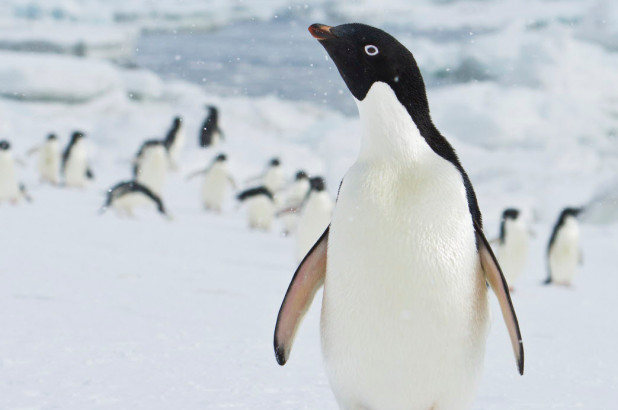
//> input picture assets/penguin.jpg, 618 x 410 px
$ ./03 ../assets/penguin.jpg   (built with g++ and OpenCV 4)
//> lines starting //> are read from the running program, lines starting //| are printed output that depends on the picture; after the words box and inside, x2 and y2 are one past the last pixel; in counts of white or black regions, pixels touching at a corner belong together
/*
3. Create a program that reads in and displays an image.
a. Allow the user to select a rectangular region in the image by drawing a rectangle
with the mouse button held down, and highlight the region when the
mouse button is released. Be careful to save an image copy in memory so that
your drawing into the image does not destroy the original values there. The
next mouse click should start the process all over again from the original
image.
b. In a separate window, use the drawing functions to draw a graph in blue,
green, and red that represents how many pixels of each value were found in
the selected box. This is the color histogram of that color region. The x-axis
should be eight bins that represent pixel values falling within the ranges 0–31,
32–63,..., 223–255. The y-axis should be counts of the number of pixels that
were found in that bin range. Do this for each color channel, BGR.
*/

#include <iostream>
#include <string>
#include <vector>
#include <opencv2/core.hpp>
#include <opencv2/highgui.hpp>
#include <opencv2/imgproc.hpp>

using namespace cv;
using std::cout; using std::endl; using std::string; using std::vector; using std::ostream;
using std::to_string;

class HistogramViewer
{
public:
    HistogramViewer(string);
    virtual ~HistogramViewer();

    void show();
    static void on_mouse_event(int event, int x, int y, int flags, void *userdata);

    typedef vector<vector<int>> histogram_bins;

private:
    Mat image;
    Mat display_image;

    Rect mouse_drag_region;
    string filename;
    string image_window_name = "Image";
    string graph_window_name = "Color Histogram";

    histogram_bins calculate_bins(const Mat&);
    void show_histogram();
    void draw_graph(const histogram_bins&);
    void add_graph_labels(Mat&, int);
    void on_mouse_pressed(int event, int x, int y, int flags, void *userdata);
    void on_mouse_released(int event, int x, int y, int flags, void *userdata);
    void debug_output(ostream&, const histogram_bins&);
};

HistogramViewer::HistogramViewer(string filename) :
 filename(filename)
{
    namedWindow(image_window_name);
    setMouseCallback(image_window_name, HistogramViewer::on_mouse_event, this);

    namedWindow(graph_window_name);
}

HistogramViewer::~HistogramViewer()
{
    destroyWindow(graph_window_name);
    destroyWindow(image_window_name);
}

void HistogramViewer::show()
{
    image = imread(filename);
//> image is the input picture: 410 rows x 618 cols, CV_8UC3; mean B, G, R 208.3, 203.5, 197.7
    display_image = image.clone();

    imshow(image_window_name, display_image);

    waitKey(0);
//> the left mouse button is pressed and released at (154, 102)
}

void HistogramViewer::show_histogram()
{
    Mat color_histogram_region (image, mouse_drag_region);
    rectangle(display_image, mouse_drag_region, Scalar(175, 25, 225));
    imshow(image_window_name, display_image);

    auto channel_data = calculate_bins(color_histogram_region);
//> channel_data = 3 items

    //debug_output(cout, bins);
    draw_graph(channel_data);
}

void HistogramViewer::draw_graph(const histogram_bins& channel_data)
{
    Mat graph = Mat::zeros(500, 500, CV_8UC(3));
    vector<Scalar> bar_colors = {
                                    Scalar(200, 0, 0),
                                    Scalar(0, 200, 0),
                                    Scalar(0, 0, 200)
                                };

    // find max value for y axis
    int max_count = 0;
    for (auto channel : channel_data)
    {
        for (auto pixel_count : channel)
        {
            if (pixel_count > max_count)
                max_count = pixel_count;
        }
    }
//> this loop made 3 passes
//> after the loop, max_count = 0

    // draw bars
    for (auto i = 0; i < 3; ++i)
    {
        const auto& current_channel = channel_data[i];
        const auto& current_bar_color = bar_colors[i];
        int offset_x = 0 + (5 * i);

        for (auto j = 0; j < 8; ++j)
        {
            const auto& bin_value = current_channel[j];
            double bar_scale = (double)bin_value / (double)max_count;
            auto bar_height = 300 * bar_scale;

            offset_x += 50;
            line(graph,
                Point(offset_x, 350 - bar_height),
                Point(offset_x, 350),
                current_bar_color,
                3);
        }
    }
//> this loop made 3 passes
//> offset_x on passes 1 to 3: 400, 405, 410
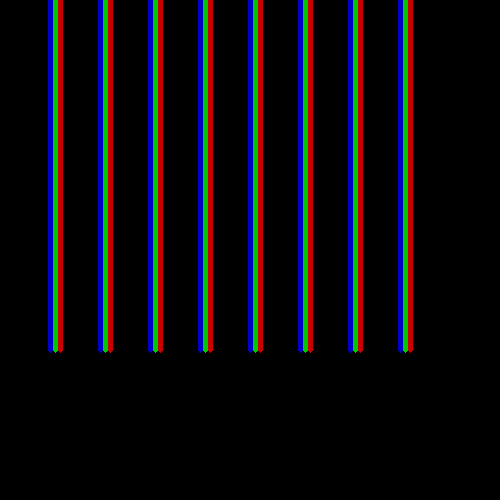
//> graph: 500 rows x 500 cols, CV_8UC3; mean B, G, R 11.3, 11.3, 11.3

    add_graph_labels(graph, max_count);

    imshow(graph_window_name, graph);
}

void HistogramViewer::add_graph_labels(Mat& graph, int max_count)
{
//> called with max_count = 0
    Scalar magenta(175, 25, 225);

    // x axis labels
    putText(
            graph,
            to_string(max_count),
            Point(0, 40),
            FONT_HERSHEY_PLAIN,
            0.9,
            magenta);
//> graph: 500 rows x 500 cols, CV_8UC3; 18 pixels changed, all inside (x1, y1, x2, y2) = (2, 31, 8, 40)

    putText(
            graph,
            to_string(max_count / 2),
            Point(0, 190),
            FONT_HERSHEY_PLAIN,
            0.9,
            magenta,
            1);
//> graph: 500 rows x 500 cols, CV_8UC3; mean B, G, R 11.3, 11.3, 11.3

    putText(
            graph,
            "0",
            Point(0, 350),
            FONT_HERSHEY_PLAIN,
            0.9,
            magenta,
            1);
//> graph: 500 rows x 500 cols, CV_8UC3; mean B, G, R 11.3, 11.3, 11.3

    // bin ranges / x axis labels
    for (auto i = 0; i < 8; ++i)
    {
        string bin_range;
        bin_range += to_string(i*32);
        bin_range += "-";
        bin_range += to_string((i+1)*32-1);
        putText(
            graph,
            bin_range,
            Point(25 + 50 * i, 400 + (i%2 * 25)),
            FONT_HERSHEY_PLAIN,
            0.9,
            magenta);
    }
//> this loop made 8 passes
//> pass 2, in add_graph_labels, `putText( graph, bin_range, Point(25 + 50 * i, 400 + (i%2 * 25)), FONT_..`:
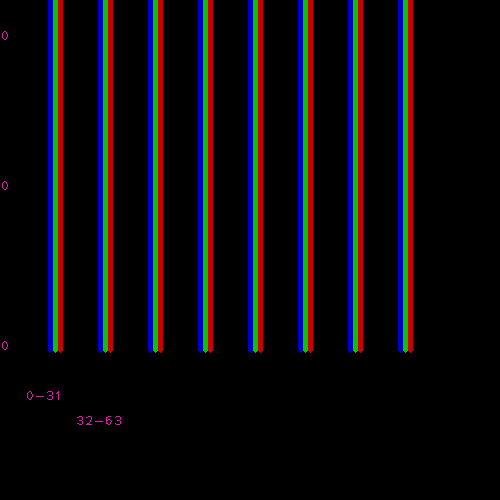
//> graph: 500 rows x 500 cols, CV_8UC3; mean B, G, R 11.4, 11.3, 11.4
//> after the loop:
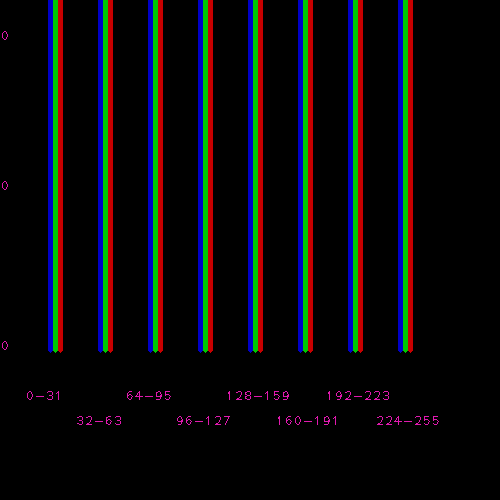
//> graph: 500 rows x 500 cols, CV_8UC3; mean B, G, R 11.8, 11.3, 12

    // axis descriptors
    putText(
            graph,
            "RGB Intensity",
            Point(200, 450),
            FONT_HERSHEY_PLAIN,
            1.0,
            magenta);

    putText(
            graph,
            "Pixel Count",
            Point(10, 10),
            FONT_HERSHEY_PLAIN,
            1.0,
            magenta);
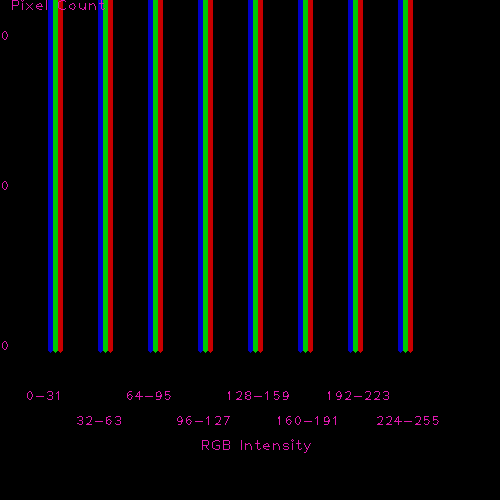
//> graph: 500 rows x 500 cols, CV_8UC3; mean B, G, R 12.1, 11.4, 12.4
}

void HistogramViewer::debug_output(ostream& os, const histogram_bins& channel_data)
{
    int i = 0;
    for (const auto& current_channel : channel_data)
    {
        os << "channel " << i << endl;
        int j = 0;
        for (const auto& value : current_channel)
        {
            os << j*32 << "-" << (j+1)*32-1 << ": " << value << endl;
            ++j;
        }
        ++i;
    }
}

HistogramViewer::histogram_bins HistogramViewer::calculate_bins(const Mat& region)
{
    // TODO: get rid of magic numbers for channels, bin width & amount
    HistogramViewer::histogram_bins bins;
    bins.push_back(vector<int> (8, 0));
    bins.push_back(vector<int> (8, 0));
    bins.push_back(vector<int> (8, 0));

    for (MatConstIterator_<Vec3b> it = region.begin<Vec3b>(); it != region.end<Vec3b>(); ++it)
    {
        Vec3b v = *it;
        auto b = v[0], g = v[1], r = v[2];

        auto b_bin = b / 32;
        auto g_bin = g / 32;
        auto r_bin = r / 32;

        bins[0][b_bin]++;
        bins[1][g_bin]++;
        bins[2][r_bin]++;
    }

    return bins;
}

void HistogramViewer::on_mouse_pressed(int event, int x, int y, int flags, void *userdata)
{
    image.copyTo(display_image);
    mouse_drag_region.x = x;
    mouse_drag_region.y = y;
}

void HistogramViewer::on_mouse_released(int event, int x, int y, int flags, void *userdata)
{
    // TODO: this only supports topLeft->bottomRight dragging for now. exceptions! yay!
    mouse_drag_region.height = y - mouse_drag_region.y;
    mouse_drag_region.width = x - mouse_drag_region.x;

    cout << mouse_drag_region << endl;

    show_histogram();
}

void HistogramViewer::on_mouse_event(int event, int x, int y, int flags, void *userdata)
{
    HistogramViewer* p = static_cast<HistogramViewer*>(userdata);
    switch (event)
    {
    case EVENT_LBUTTONDOWN:
        p->on_mouse_pressed(event, x, y, flags, userdata);
    break;
    case EVENT_LBUTTONUP:
        p->on_mouse_released(event, x, y, flags, userdata);
    break;
    }
}

int main(int argc, char** argv)
{
    if (argc != 2)
    {
        cout << "expects exactly one argument: filename" << endl;
    }

    HistogramViewer v { argv[1] };
    v.show();
//> the left mouse button is pressed and released at (463, 102)
//> the loop in draw_graph (call 2), `for (auto channel : channel_data)` made 3 passes
//> the loop in draw_graph (call 2), `for (auto i = 0; i < 3; ++i)` made 3 passes
//> the left mouse button is pressed and released at (463, 307)
//> the left mouse button is pressed and released at (154, 307)

    return 0;
}
